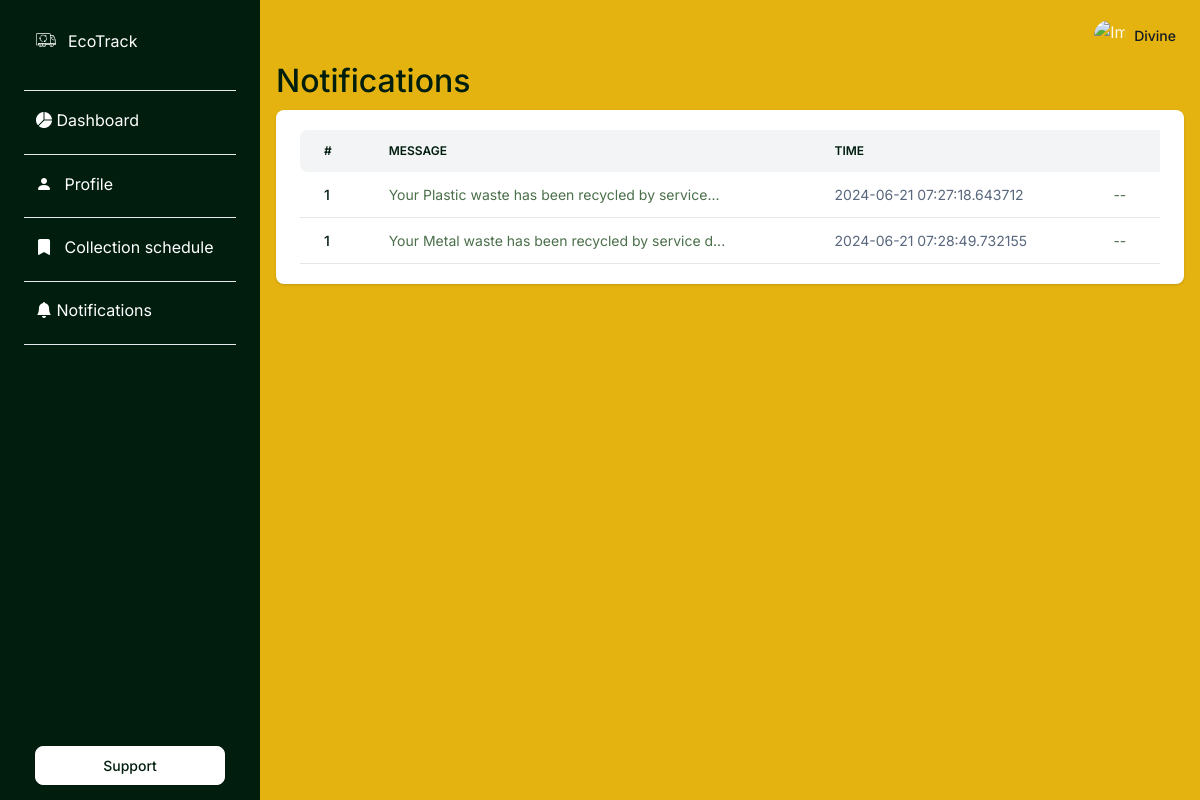
Page /me/notifications (signed in) on the committed database.
### apps/authentication/models.py (models this page shows, shortened)
class Users(db.Model, UserMixin):
    __tablename__ = 'Users'
    id = db.Column(db.Integer, primary_key=True)
    username = db.Column(db.String(64), unique=True)
    email = db.Column(db.String(64), unique=True)
    password = db.Column(db.LargeBinary)
    firstname = db.Column(db.String(64), nullable=True)
    lastname = db.Column(db.String(64), nullable=True)
    phone = db.Column(db.String(20), nullable=True)
    address = db.Column(db.String(128), nullable=True)
    city = db.Column(db.String(64), nullable=True)
    state = db.Column(db.String(32), nullable=True)
    zip_code = db.Column(db.String(10), nullable=True)
    role = db.Column(Enum(RoleEnum), nullable=False, default=RoleEnum.user)

### apps/notification/models.py (models this page shows)
class Notification(db.Model):
    id = db.Column(db.Integer, primary_key=True)
    user_id = db.Column(db.Integer, db.ForeignKey('Users.id'), nullable=False)
    message = db.Column(db.String(256), nullable=False)
    timestamp = db.Column(db.DateTime, default=datetime.utcnow)
    read = db.Column(db.Boolean, default=False)
    user = db.relationship('Users', backref='notifications')

### apps/notification/routes.py (the view)
@blueprint.route('/me/notifications', methods=['GET'])
@login_required
def get_notifications():
    notifications = Notification.query.filter_by(user_id=current_user.id).all()
    segment = get_segment(request)
    return render_template(
        'dashboard/notification.html',
        segment=segment,
        notifications=notifications
    )

### apps/__init__.py (called while the page is built)
def configure_database(app):
    @app.before_first_request
    def initialize_database():
        try:
            db.create_all()
        except Exception as e:
            print('> Error: DBMS Exception: ' + str(e))
            basedir = os.path.abspath(os.path.dirname(__file__))
            app.config['SQLALCHEMY_DATABASE_URI'] = 'sqlite:///' + \
                os.path.join(basedir, 'db.sqlite3')
            print('> Fallback to SQLite ')
            db.create_all()
    @app.teardown_request
    def shutdown_session(exception=None):
        db.session.remove()

### apps/authentication/models.py (called while the page is built)
@login_manager.user_loader
def user_loader(id):
    return Users.query.filter_by(id=id).first()

### apps/notification/routes.py (called while the page is built)
def get_segment(request):
    try:
        segment = request.path.split('/')[-1]
        if segment == '':
            segment = 'index'
        return segment
    except:
        return None

### apps/templates/dashboard/notification.html (shortened to what this page needs)
{% extends "layouts/base.html" %}
{% block stylesheets %}
<link
    rel="stylesheet"
    href="https://cdn.jsdelivr.net/npm/bootstrap-icons@1.11.1/font/bootstrap-icons.css"
/>
{% endblock stylesheets %}
{% block content %}
<div>
    <h2>Notifications</h2>
</div>
<div class="card border-0 shadow mb-4">
    <div class="card-body">
        <div class="table-responsive">
            <table class="table table-centered table-nowrap mb-0 rounded">
                <thead class="thead-light">
                    <tr>
                        <th class="border-0 rounded-start">#</th>
                        <th class="border-0">Message</th>
                        <th class="border-0">Time</th>
                        <th class="border-0"></th>
                    </tr>
                </thead>
                <tbody>
                    {% for notification in notifications %}
                    <tr>
                        <td><a href="#" class="text-primary fw-bold">1</a> </td>
                        <td>
                            {{ notification.message|truncate(50, True, '...') }}
                        </td>
                        <td>
                            <span class="text-muted">{{ notification.timestamp }}</span>
                        </td>
                        <td>
                            --
                        </td>
                    </tr>
                    {% endfor %}
                </tbody>
            </table>
        </div>
    </div>
</div>
{% endblock content %}

### apps/templates/includes/navigation.html (shortened to what this page needs)
<nav class="navbar navbar-top navbar-expand navbar-dashboard navbar-dark ps-0 pe-2 pb-0">
  <div class="container-fluid px-0">
    <div class="d-flex justify-content-between w-100" id="navbarSupportedContent">
      <ul class="navbar-nav align-items-center">
        <li class="nav-item dropdown ms-lg-3">
          <a class="nav-link dropdown-toggle pt-1 px-0" href="#" role="button" data-bs-toggle="dropdown" aria-expanded="false">
            <div class="media d-flex align-items-center">
              <img class="avatar rounded-circle" alt="Image placeholder" src="{{ config.ASSETS_ROOT }}/images/default/profile.jpeg">
              <div class="media-body ms-2 text-dark align-items-center d-none d-lg-block">
                <span class="mb-0 font-small fw-bold text-gray-900">
                  <strong>{{ current_user.username | capitalize }}</strong>
                </span>
              </div>
            </div>
          </a>
        </li>
      </ul>
    </div>
  </div>
</nav>

### rows in the picture
Users: username "Divine"
Notification: message "Your Plastic waste has been recycled by service...", timestamp "2024-06-21 07:27:18.643712"
Notification: message "Your Metal waste has been recycled by service d...", timestamp "2024-06-21 07:28:49.732155"
